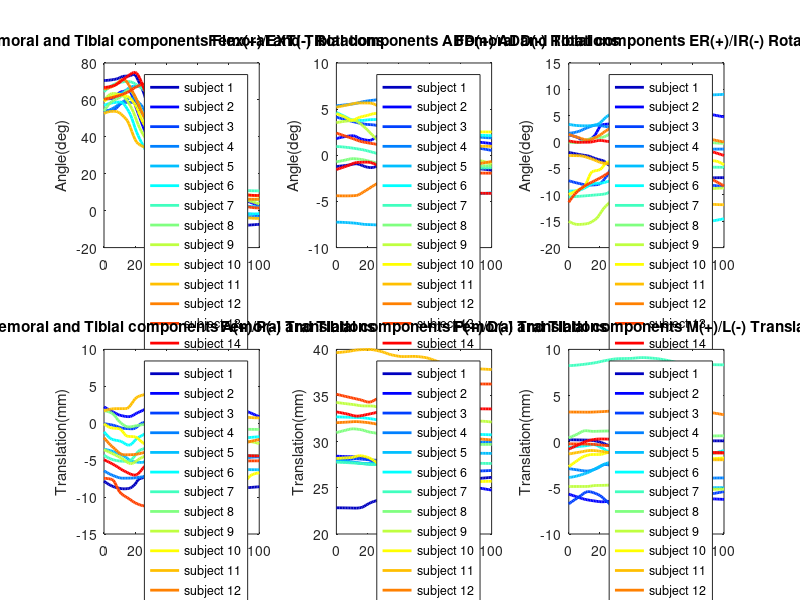

The MATLAB source for this figure:
load('SN-StairUp-kinematic-pchip.mat');
Subject_num = size(V{1},2);
colorSet =num2cell(jet(Subject_num),2);
%colorSet = {[1 0 0]; [0 1 0]; [0 0 1]; [1 1 0]; [0 1 1]; [1 0.5 0]};
R_title = {'Flex(+)/EXT(-)'; 'ABD(+)/ADD(-)'; 'ER(+)/IR(-)'};
V_title = {'A(+)/P(-)'; 'P(+)/D(-)'; 'M(+)/L(-)'};
for k = 1:3
    subplot(2,3,k);
    for i = 1:Subject_num
        plot(0:1:size(R{1},1)-1,R{k}(:,i), '-', 'linewidth', 2, 'Color', colorSet{i}); hold on;
        %text(50,R{k}(50,i),num2str(i));
        Legend_label{i} = ['subject ', num2str(i)]; 
    end
    xlabel('Gait(%)');
    ylabel('Angle(deg)');
    legend(Legend_label, 'Location', 'best'); 
    title(['Femoral and Tibial components ',R_title{k},' Rotations'], 'Interpreter', 'none');
end

for k = 4:6
    subplot(2,3,k);
    for i = 1:Subject_num
        plot(0:1:size(V{1},1)-1,V{k-3}(:,i), '-', 'linewidth', 2, 'Color', colorSet{i}); hold on;
        Legend_label{i} = ['subject ', num2str(i)]; 
    end
    xlabel('Gait(%)');
    ylabel('Translation(mm)');
    legend(Legend_label, 'Location', 'best'); 
    title(['Femoral and Tibial components ',V_title{k-3},' Translations'], 'Interpreter', 'none');
end